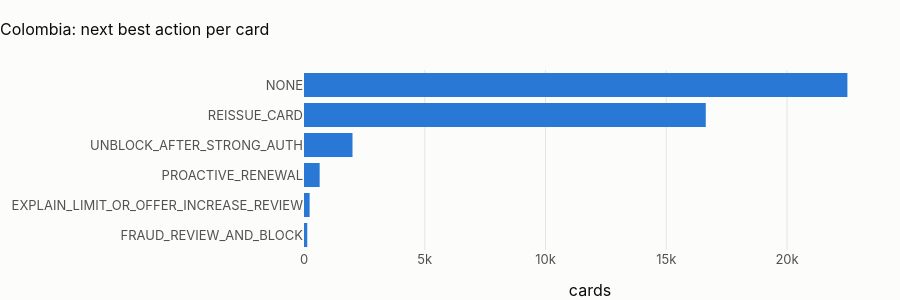

Write notebook code for a chart like this one.
### Markdown cell above
## 2 · Cards: next best action

### Code cell
nba = pl.q(
    "select next_best_action, count(*) as cards from {mart_card_support} group by 1 order by 2 desc"
)
nba["share %"] = (100 * nba.cards / nba.cards.sum()).round(2)
fig = px.bar(
    nba,
    x="cards",
    y="next_best_action",
    orientation="h",
    title=f"{CTRY.title}: next best action per card",
)
fig.update_layout(height=300, yaxis_title=None, yaxis=dict(autorange="reversed"))
fig.show()
show(nba, paging=False)

### Figure 1 — Plotly figure (JSON) as saved in the notebook; plotly's stock layout.template omitted (floating-point values rounded to 4 significant figures)
{"data": [{"hovertemplate": "cards=%{x}<br>next_best_action=%{y}<extra></extra>", "legendgroup": "", "marker": {"color": "#2a78d6", "pattern": {"shape": ""}}, "name": "", "orientation": "h", "showlegend": false, "textposition": "auto", "type": "bar", "x": [22500, 16636, 2008, 649, 233, 135], "xaxis": "x", "y": ["NONE", "REISSUE_CARD", "UNBLOCK_AFTER_STRONG_AUTH", "PROACTIVE_RENEWAL", "EXPLAIN_LIMIT_OR_OFFER_INCREASE_REVIEW", "FRAUD_REVIEW_AND_BLOCK"], "yaxis": "y"}], "layout": {"barmode": "relative", "height": 300, "legend": {"tracegroupgap": 0}, "title": {"text": "Colombia: next best action per card"}, "xaxis": {"anchor": "y", "domain": [0.0, 1.0], "title": {"text": "cards"}}, "yaxis": {"anchor": "x", "autorange": "reversed", "domain": [0.0, 1.0], "title": {}}}}
